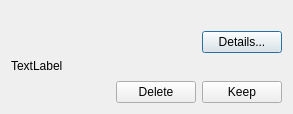
<?xml version="1.0" encoding="UTF-8"?>
<ui version="4.0">
 <class>ItemDeleteDialog</class>
 <widget class="QDialog" name="ItemDeleteDialog">
  <property name="geometry">
   <rect>
    <x>0</x>
    <y>0</y>
    <width>293</width>
    <height>114</height>
   </rect>
  </property>
  <property name="windowTitle">
   <string>Dialog</string>
  </property>
  <layout class="QVBoxLayout" name="verticalLayout">
   <item>
    <widget class="QLabel" name="infoLabel">
     <property name="text">
      <string/>
     </property>
    </widget>
   </item>
   <item>
    <layout class="QHBoxLayout" name="horizontalLayout_2">
     <item>
      <spacer name="horizontalSpacer_2">
       <property name="orientation">
        <enum>Qt::Horizontal</enum>
       </property>
       <property name="sizeHint" stdset="0">
        <size>
         <width>40</width>
         <height>20</height>
        </size>
       </property>
      </spacer>
     </item>
     <item>
      <widget class="QPushButton" name="detailButton">
       <property name="text">
        <string>Details...</string>
       </property>
      </widget>
     </item>
    </layout>
   </item>
   <item>
    <widget class="QLabel" name="detailsLabel">
     <property name="enabled">
      <bool>true</bool>
     </property>
     <property name="text">
      <string>TextLabel</string>
     </property>
    </widget>
   </item>
   <item>
    <spacer name="verticalSpacer">
     <property name="orientation">
      <enum>Qt::Vertical</enum>
     </property>
     <property name="sizeHint" stdset="0">
      <size>
       <width>20</width>
       <height>1</height>
      </size>
     </property>
    </spacer>
   </item>
   <item>
    <layout class="QHBoxLayout" name="horizontalLayout">
     <item>
      <spacer name="horizontalSpacer">
       <property name="orientation">
        <enum>Qt::Horizontal</enum>
       </property>
       <property name="sizeHint" stdset="0">
        <size>
         <width>40</width>
         <height>20</height>
        </size>
       </property>
      </spacer>
     </item>
     <item>
      <widget class="QPushButton" name="deleteButton">
       <property name="text">
        <string>Delete</string>
       </property>
      </widget>
     </item>
     <item>
      <widget class="QPushButton" name="keepButton">
       <property name="text">
        <string>Keep</string>
       </property>
      </widget>
     </item>
    </layout>
   </item>
  </layout>
 </widget>
 <resources/>
 <connections>
  <connection>
   <sender>deleteButton</sender>
   <signal>clicked()</signal>
   <receiver>ItemDeleteDialog</receiver>
   <slot>accept()</slot>
   <hints>
    <hint type="sourcelabel">
     <x>175</x>
     <y>100</y>
    </hint>
    <hint type="destinationlabel">
     <x>140</x>
     <y>96</y>
    </hint>
   </hints>
  </connection>
  <connection>
   <sender>keepButton</sender>
   <signal>clicked()</signal>
   <receiver>ItemDeleteDialog</receiver>
   <slot>reject()</slot>
   <hints>
    <hint type="sourcelabel">
     <x>280</x>
     <y>101</y>
    </hint>
    <hint type="destinationlabel">
     <x>292</x>
     <y>101</y>
    </hint>
   </hints>
  </connection>
 </connections>
</ui>
